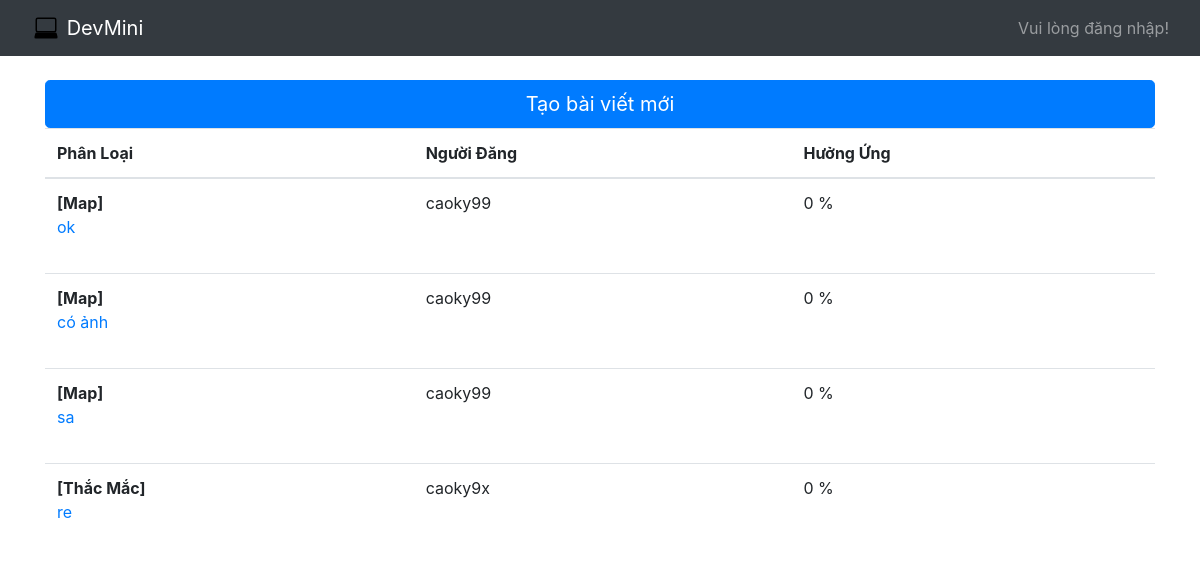
Page /post/ on the committed database.
### home/models.py (models this page shows)
class code(models.Model):
    Loai=models.CharField(max_length=200,default="Chưa có")
    Title=models.CharField(max_length=200,default="")
    Code=models.TextField()
    Date=models.DateTimeField(auto_now=True)
    User=models.CharField(max_length=200,default="")
    Like=models.IntegerField(default=1)
    Unlike=models.IntegerField(default=1)
    HuongUng=models.IntegerField(default=0)
    Img=models.ImageField(null=True)
    objects = models.Manager()

### home/views.py (the view)
# urls.py: path('post/',views.list,name="baidang"),
def list(request):
   Data = {'Code': code.objects.all().order_by('-Date')}
   return render(request, 'pages/baidang.html', Data)

### home/templates/pages/baidang.html (shortened to what this page needs)
{% extends "pages/base.html" %}
{% load static %}
{% block content %}
<a href="{% url 'vietbai' %}" class="btn btn-primary btn-lg btn-block" role="button" aria-pressed="true">Tạo bài viết mới</a>
   <table class="table">
  <thead>
    <tr>
      <th>Phân Loại</th>
      <th>Người Đăng</th>
      <th>Hưởng Ứng</th>
    </tr>
  </thead>
  <tbody>
{% for post1 in Code %}
    <tr>
      <td>
        <b>[{{post1.Loai}}]</b>
        <a href="/post/{{post1.id}}">
          <p class="text-break">
            <span class="d-inline-block text-truncate" style="max-width: 100px;">
                {{post1.Title}}
            </span>
          </p>
        </a>
      </td>
      <td>{{post1.User}}</td>
      <td>{{post1.HuongUng}} % </td>
   </tr>
 {% endfor %}
  </tbody>
</table>
{% endblock %}

### static/css/app.css (style rules this page uses)
* { margin:0;padding:0;-webkit-box-sizing:border-box;box-sizing:border-box;outline:none }

### rows in the picture
code: Loai "Map", Title "ok", User "caoky99", HuongUng "0"
code: Loai "Map", Title "có ảnh", User "caoky99", HuongUng "0"
code: Loai "Map", Title "sa", User "caoky99", HuongUng "0"
code: Loai "Thắc Mắc", Title "re", User "caoky9x", HuongUng "0"
